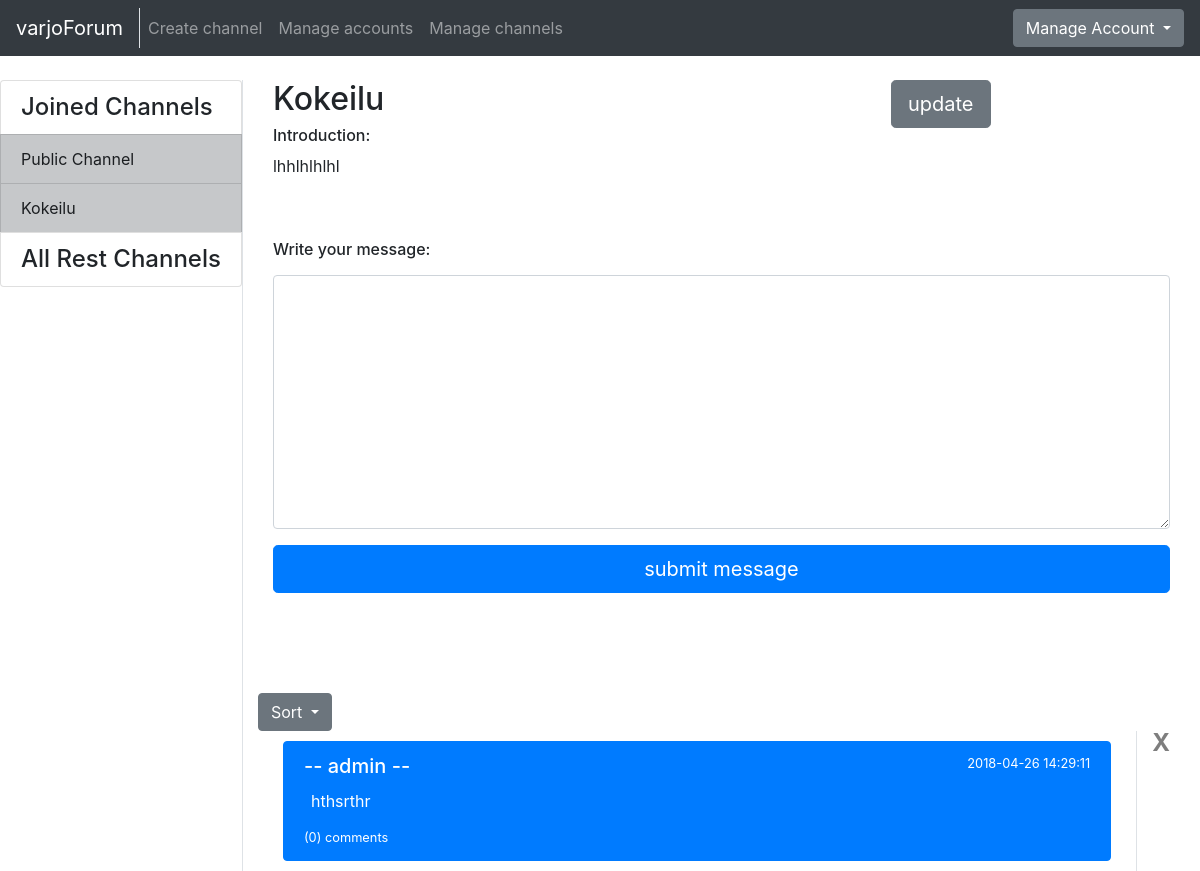
The app's page /channels/2/first/ (signed in), older data.
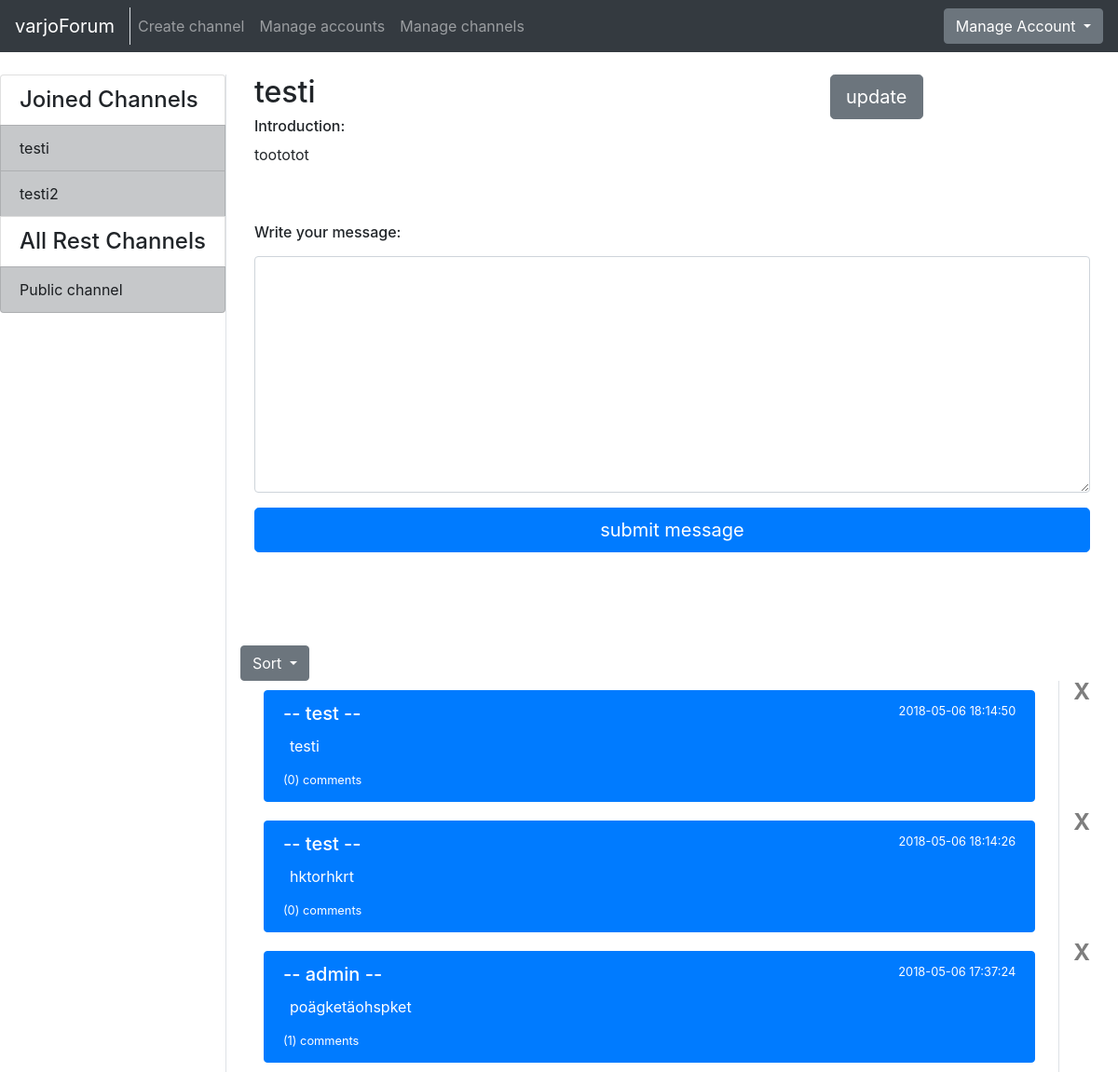
The same page, newer data.
### application/channels/models.py (models this page shows, shortened)
class Channel(Base):
    name = db.Column(db.String(144), nullable=False)
    introduction = db.Column(db.Text, nullable=False)
    messages = db.relationship("Message", backref='Channel', lazy=True)
    accounts = db.relationship('Account', secondary=accounts, lazy='subquery',
        backref=db.backref('channels', lazy=True))
    @staticmethod
    def get_my_channels(account_id):
        stmt = text("SELECT Channel.id, Channel.name"
                    " FROM Channel, Account, Accounts"
                    " WHERE Channel.id = Accounts.channel_id"
                    " AND Account.id = Accounts.account_id"
                    " AND Account.id = :account_id").params(account_id=account_id)
        res = db.engine.execute(stmt)
        response = []
        for row in res:
            response.append({"channel_id":row[0], "channel_name":row[1]})
        return response
    @staticmethod
    def get_channels_where_not_in(account_id):
        stmt = text("SELECT channel.id, channel.name"
                    " FROM Channel"
                    " WHERE Channel.id NOT IN ("
                        " SELECT Channel.id"
                            " FROM Channel, Account, Accounts"
                            " WHERE Channel.id = Accounts.channel_id"
                            " AND Account.id = Accounts.account_id"
                            " AND Account.id = :account_id"
                    " )").params(account_id=account_id)
        res = db.engine.execute(stmt)
        response = []
        for row in res:
            response.append({"id":row[0], "name":row[1]})
        return response
    @staticmethod
    def is_joined(channel_id, account_id):
        stmt = text("SELECT Channel.id"
                    " FROM Channel, Account, Accounts"
                    " WHERE Channel.id = :channel_id"
                    " AND Channel.id = Accounts.channel_id"
                    " AND Account.id = :account_id"
                    " AND Account.id = Accounts.account_id").params(channel_id=channel_id, account_id=account_id)
        res = db.engine.execute(stmt)
        response = False
        for row in res:
            if row[0] == int(channel_id):
                response = True
        return response

### application/messages/models.py (models this page shows, shortened)
class Message(Base):
    body = db.Column(db.Text, nullable=False)
    writer = db.Column(db.String(144), nullable=False)
    account_id = db.Column(db.Integer, db.ForeignKey('account.id'), nullable=False)
    channel_id = db.Column(db.Integer, db.ForeignKey('channel.id'), nullable=False)
    comments = db.relationship("Comment", backref='message', lazy=True)
    @staticmethod
    def count_how_many_comments_get_first(channel_id):
        stmt = text("SELECT Channel.id, Message.id, Channel.name, Message.body, COUNT(Comment.id), Message.writer, Message.date_created, Message.account_id"
                    " FROM Channel, Message"
                    " LEFT JOIN Comment ON Message.id = Comment.message_id"
                    " WHERE Channel.id = Message.channel_id"
                        " and Channel.id = :channel_id"
                    " GROUP BY Channel.id, Message.id"
                    " ORDER BY Message.date_created DESC").params(channel_id=channel_id)
        res = db.engine.execute(stmt)
        response = []
        for row in res:
            response.append({"channel_id":row[0],
                            "message_id":row[1],
                            "channel_name":row[2],
                            "body":row[3],
                            "comment_count":row[4],
                            "writer":row[5],
                            "date":row[6],
                            "account_id":row[7] })
        return response

### application/channels/views.py (the view)
@app.route("/channels/<channel_id>/<sort>/", methods=["GET"])
@login_required
def one_channel_index(channel_id, sort):
    if channel_id == "1":
        return redirect(url_for('frontpage', sort="first"))
    query = []
    if sort == 'first':
        query= Message.count_how_many_comments_get_first(channel_id)
    elif sort == 'last':
        query = Message.count_how_many_comments_get_last(channel_id)
    return render_template("channels/channel.html",
                            messageform = MessageForm(),
                            channel = Channel.query.get(channel_id),
                            que = query ,
                            my_channels=Channel.get_my_channels(current_user.id),
                            all_channels=Channel.get_channels_where_not_in(current_user.id),
                            allready_join = Channel.is_joined(channel_id, current_user.id))

### application/messages/forms.py
class MessageForm(FlaskForm):
  body = TextAreaField("Write your message: ", [validators.length(min=2)])
  class Meta:
    csrf = False

### application/__init__.py (called while the page is built)
@login_manager.user_loader
def load_user(account_id):
  return Account.query.get(account_id)

### application/templates/channels/channel.html (shortened to what this page needs)
{% extends "layout.html" %}
{% block body %}
<div class="container">
  <div class="row">
    <div class="col">
      <h2>{{ channel.name }}</h2>
      <h6>Introduction:</h6>
      <p>{{ channel.introduction }}</p>
    </div>
    <div class="col">
    </div>
    <div class="col">
      {% if current_user.admin == True %}
        <a href="{{ url_for('channel_change', channel_id=channel.id) }}" >
          <button type="button" class="btn btn-secondary btn-lg" >update</button>
        </a>
      {% endif %}
    </div>
  </div>
  <div class="row">
  </div>
  <div class="row">
    {% if allready_join == True or current_user.admin == True %}
    <div class="col">
      {% if current_user.is_authenticated %}
        <form method="POST" action="{{ url_for('messages_create', channel_id=channel.id) }}" name="messageform"
            style="padding-bottom: 100px; padding-top: 30px">
          <div class="form-group">
            <h6>{{ messageform.body.label }}</h6>
            {{ messageform.body(class="form-control", rows=10) }}
          </div>
          <button type="submit" class="btn btn-primary btn-lg btn-block" >submit message</button>
        </form>
      {% endif %}
      <div class="row">
          <div class="btn-group" role="group">
            <button id="btnGroupDrop1" type="button" class="btn btn-secondary dropdown-toggle" data-toggle="dropdown" aria-haspopup="true"
                aria-expanded="false">
              Sort
            </button>
          </div>
      </div>
      {% for message in que %}
      <div class="row">
        <div class="col">
          <div class="list-group" style="padding: 10px">
            <a href="{{ url_for('message_index', channel_id=channel.id, message_id=message.message_id) }}"
                class="list-group-item list-group-item-action flex-column align-items-start active">
              <div class="d-flex w-100 justify-content-between">
                <h5 class="mb-1">-- {{ message.writer }} --</h5>
                <small>{{ message.date }}</small>
              </div>
              <p class="mb-1" style="padding: 7px">{{ message.body }}</p>
              <small>({{ message.comment_count }}) comments</small>
            </a>
          </div>
        </div>
        <div class="border-left">
          <div class="col">
            {% if current_user.admin == True or current_user.id == message.account_id %}
            <form action="{{ url_for('delete_message', channel_id=channel.id, message_id=message.message_id) }}" method="POST">
              <button type="submit" class="close">X</button>
            </form>
            {% endif %}
          </div>
        </div>
      </div>
      {% endfor %}
    </div>
    {% endif %}
  </div>
</div>
{% endblock %}

### application/templates/layout.html (shortened to what this page needs)
<!DOCTYPE html>
  <html>
    <head>
      <link rel="stylesheet" href="https://maxcdn.bootstrapcdn.com/bootstrap/4.0.0/css/bootstrap.min.css">
    </head>
    <body>
      <nav class="navbar navbar-expand-md navbar-dark bg-dark mb-4">
        <div class="border-right">
          <a class="navbar-brand" href="{{ url_for('index') }}">varjoForum</a>
        </div>
        <div class="collapse navbar-collapse" id="navbarCollapse">
          <ul class="navbar-nav mr-auto">
            {% if current_user.is_authenticated %}
              <li class="nav-item">
                <a class="nav-link" href="{{ url_for('channel_form') }}">Create channel</a>
              </li>
            {% endif %}
            {% if current_user.admin == True %}
              <li class="nav-item">
                <a class="nav-link" href="{{ url_for('account_list') }}">Manage accounts</a>
              </li>
              <li class="nav-item">
                <a href="{{ url_for('channel_manager') }}" class="nav-link">Manage channels</a>
              </li>
            {% endif %}
          </ul>
            <div class="btn-group">
              <button type="button" class="btn btn-secondary dropdown-toggle" data-toggle="dropdown" aria-haspopup="true" aria-expanded="false">
                {% if current_user.is_authenticated %}
                  Manage Account
                {% else %}
                  Login
                {% endif %}
              </button>
            </div>
        </div>
      </nav>
      <div class="container-fluid" >
        <div class="row">
            <div class="border-right">
              <div class="col-sx" >
                <div style="float: left">
                  <div class="list-group">
                  {% if current_user.is_authenticated %}
                    {% if my_channels %}
                    <h4 class="list-group-item">Joined Channels</h4>
                    {% endif %}
                    {% for my_channel in my_channels %}
                        <a href="{{ url_for('one_channel_index', channel_id=my_channel.channel_id, sort='first') }}"
                            class="list-group-item list-group-item-action list-group-item-dark">
                        {{ my_channel.channel_name }}
                        </a>
                    {% endfor %}
                    <h4 class="list-group-item">All Rest Channels</h4>
                {% else %}
                {% if all_channels %}
                <h4 class="list-group-item">All Channels</h4>
                {% endif %}
                {% endif %}
                {% for channel in all_channels %}
                <a href="{{ url_for('one_channel_index', channel_id=channel.id, sort='first') }}"
                    class="list-group-item list-group-item-action list-group-item-dark">
                  {{ channel.name }}
                </a>
                {% endfor %}
              </div>
              </div>
              </div>
          </div>
          <div class="col">
            {% block body %}{% endblock %}
          </div>
        </div>
    </body>
  </html>

Row changes from the older to the newer data that the page shows:
removed Channel: channel_name "Kokeilu", name "Kokeilu", introduction "lhhlhlhlhl", shown under "Joined Channels"
added Channel: channel_name "testi", name "testi", introduction "toototot", shown under "Joined Channels"
added Channel: channel_name "testi2", shown under "Joined Channels"
changed Channel: moves from the list under "Joined Channels" to the list under "All Rest Channels"
added Message: writer "test", date "2018-05-06 18:14:50", body "testi", comment_count "0"
added Message: writer "test", date "2018-05-06 18:14:26", body "hktorhkrt", comment_count "0"
changed Message "admin": date "2018-04-26 14:29:11" → "2018-05-06 17:37:24"; body "hthsrthr" → "poägketäohspket"; comment_count "0" → "1"
